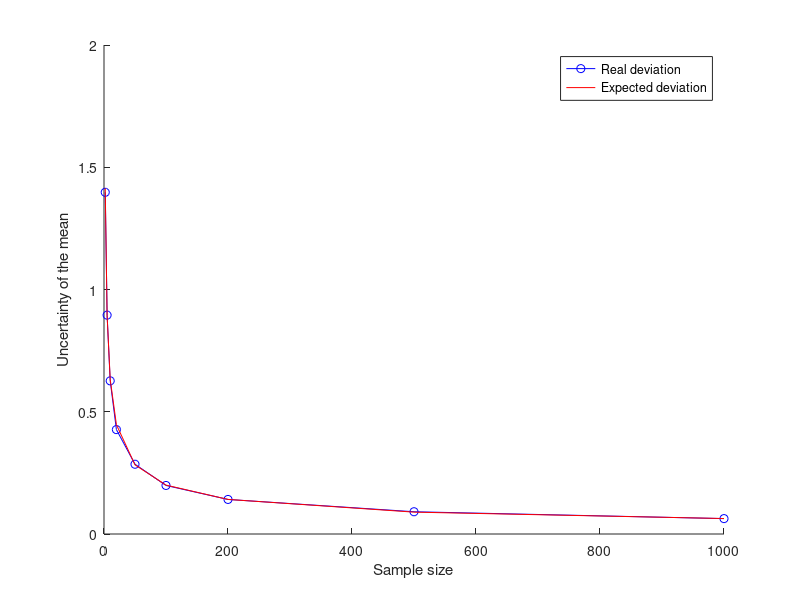

MATLAB code for this plot:
inputstddev = 2;
inputmean = 10;
samplesize = 1000;

results = zeros(1,1000);
sample_sizes = [2,5,10,20,50,100,200,500,1000];
devs = [];
expected_devs = [];

for i=1:length(sample_sizes)
        means = zeros(1,1000);
        for j=1:1000
            vector1 = inputmean + randn(sample_sizes(i),1)*inputstddev;
            means(j) = mean(vector1);
        end
        stDeviation = std(means);
        devs(end+1) = stDeviation;
        expected_devs(end+1) = 2 / sqrt(sample_sizes(i))
end

figure; hold on;
plot(sample_sizes, devs, 'b-o');
plot(sample_sizes, expected_devs, 'r-');
xlabel('Sample size');
ylabel('Uncertainty of the mean');
hold off;

legend('Real deviation','Expected deviation')